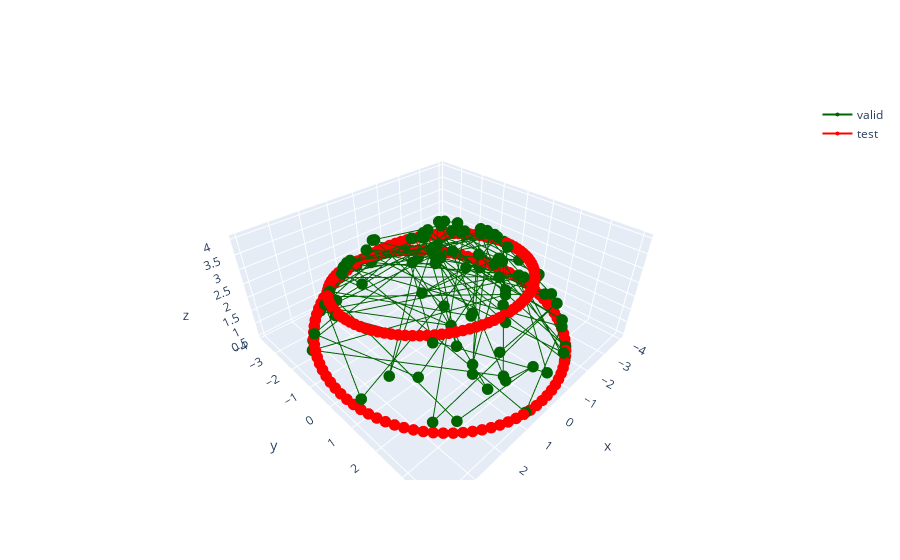

Here is the notebook cell this chart was saved with:
### Markdown cell above
# Plot camera positions (val & test)

### Code cell
fig = go.Figure(data=[go.Scatter3d(x=dataset_val.poses[:,:3,3][:,0], y=dataset_val.poses[:,:3,3][:,1], z=dataset_val.poses[:,:3,3][:,2],
                                   mode='lines+markers',
                                   marker=dict(
                                        size=4,
                                        color='darkgreen'
                                    ),
                                   line=dict(
                                        color='darkgreen',
                                        width=2
                                   ), name = 'valid'
                                  
                                  )])

fig.add_scatter3d(x=dataset_test.poses[:,:3,3][:,0], y=dataset_test.poses[:,:3,3][:,1], z=dataset_test.poses[:,:3,3][:,2],
                                   mode='lines+markers',
                                   marker=dict(
                                        size=4,
                                        color='red'
                                    ),
                                   line=dict(
                                        color='red',
                                        width=2
                                   ), name='test'
                                  
                                  )



fig.show()

### Figure 1 — Plotly figure (JSON) as saved in the notebook; plotly's stock layout.template omitted (floating-point values rounded to 4 significant figures; data arrays with more than 128 entries replaced by an {"elided": "..."} marker saying what was removed)
{"data": [{"line": {"color": "darkgreen", "width": 2}, "marker": {"color": "darkgreen", "size": 4}, "mode": "lines+markers", "name": "valid", "type": "scatter3d", "x": [0.2047, 0.9539, -2.297, -2.119, -3.668, -3.922, -1.753, 0.7754, 1.062, -1.829, -1.126, 3.076, 3.31, 2.776, -1.707, 0.2069, 0.6343, -2.734, 1.689, -3.764, -1.575, -0.3638, -2.768, 3.749, 2.845, -0.2671, -0.9835, -0.3242, 2.367, -1.337, -0.05088, 3.486, 1.11, -2.968, 2.073, 2.302, -1.497, 2.187, 1.505, 0.1896, 1.994, -3.59, 0.5183, 0.4302, -3.294, -0.5581, 1.377, 2.42, 0.1743, 1.093, -1.975, 0.3789, -3.685, -1.839, 1.13, 2.535, -2.663, 0.5629, 3.196, 0.2332, 1.925, 3.367, -1.948, 1.587, 1.78, -3.515, -0.2622, 2.968, 1.654, 1.265, -1.881, -0.1586, -3.46, 1.678, -3.704, -2.467, -2.268, -1.91, -1.552, -3.79, -1.011, 0.8673, 0.4272, 0.3431, 1.806, 0.1088, -2.316, 0.3278, 1.786, -1.946, 0.6663, 1.639, -2.073, -2.201, 0.2058, -3.548, -2.663, 2.866, -2.889, 0.9636], "y": [0.7417, -3.185, -0.1237, -3.252, -1.502, 0.3791, 3.588, 0.6861, 2.265, -0.01191, 2.209, -0.866, -1.872, 2.092, 1.147, 2.554, 0.7181, -0.3594, 2.877, -0.501, 3.586, -3.659, -0.06343, 0.9556, -1.805, -3.767, 2.133, 3.83, -3.104, 0.3992, 2.412, -1.854, 3.416, 0.06845, -1.931, -0.5861, -3.264, 2.004, 1.711, -2.781, -3.255, 1.534, -0.56, 2.837, 1.372, -0.021, -3.746, 3.079, 3.662, 3.484, -1.879, -2.632, -1.49, -2.405, 2.285, -1.973, -1.539, 0.311, 1.493, -0.4274, -3.194, -1.939, -3.433, 3.317, 2.97, -1.429, 2.003, -1.185, 2.1, -3.475, 2.171, 2.326, -1.995, 1.101, -0.6328, -2.33, 3.284, -1.06, -1.304, -0.859, -1.016, 0.7581, -3.67, 0.2871, 2.44, -0.5142, 2.978, -0.2604, -2.255, 3.193, 3.939, -2.282, 0.3561, 2.535, -3.288, 0.3575, -1.414, 2.671, 2.411, 3.129], "z": [3.957, 2.28, 3.31, 1.089, 0.7377, 0.8496, 0.5507, 3.896, 3.161, 3.592, 3.178, 2.457, 1.337, 2.042, 3.467, 3.112, 3.916, 2.941, 2.263, 1.354, 0.9538, 1.652, 2.93, 1.132, 2.213, 1.411, 3.276, 1.216, 1.006, 3.782, 3.23, 0.8119, 1.829, 2.727, 2.867, 3.257, 1.831, 2.729, 3.325, 2.912, 1.297, 1.004, 3.958, 2.832, 1.876, 3.992, 0.568, 0.9572, 1.676, 1.707, 2.97, 3.029, 0.6724, 2.661, 3.123, 2.435, 2.605, 3.98, 1.95, 4.002, 1.53, 1.074, 0.8195, 1.652, 2.065, 1.361, 3.488, 2.457, 3.017, 1.604, 2.828, 3.289, 0.5503, 3.496, 1.459, 2.176, 0.5666, 3.388, 3.484, 1.073, 3.768, 3.863, 1.612, 4.006, 2.653, 3.997, 1.421, 4.009, 2.824, 1.506, 0.5361, 2.891, 3.439, 2.231, 2.324, 1.881, 2.676, 0.9517, 1.446, 2.352]}, {"line": {"color": "red", "width": 2}, "marker": {"color": "red", "size": 4}, "mode": "lines+markers", "name": "test", "type": "scatter3d", "x": {"elided": "200 float values"}, "y": {"elided": "200 float values"}, "z": {"elided": "200 float values"}}], "layout": {}}
